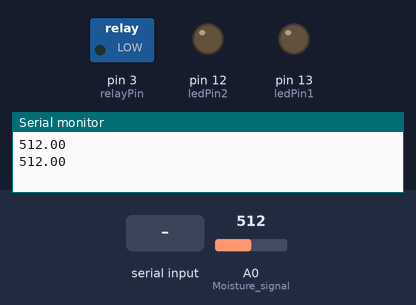
Simulated run of this sketch. Board: Arduino Uno, built with avr-gcc and run on an emulated ATmega328P. On the bench: switched loads named in the sketch (green lamp = pin HIGH), output pins drawn as LEDs (lit = HIGH), the last lines printed to the serial monitor. The test bench sets the inputs (shaded band); at power-on: A0 (Moisture_signal) = 512.

Above: at 1.2 s.
1.3 s: "pompeOn\n" received over Serial
At 3.0 s:
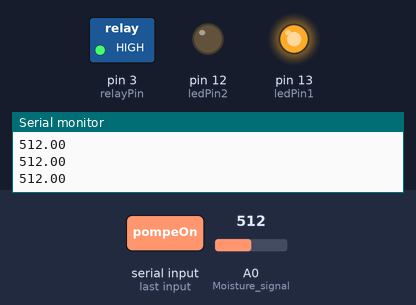
3.5 s: "brumOn\n" received over Serial
At 4.6 s:
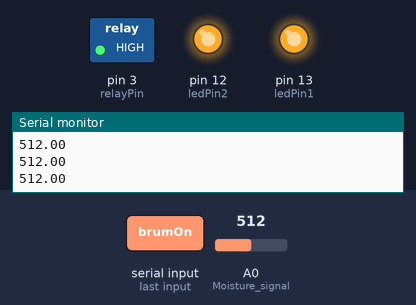
5.5 s: "pompeOff\n" received over Serial
At 7.2 s:
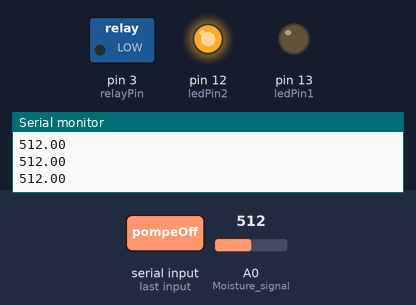
7.5 s: "brumOff\n" received over Serial
At 9.0 s:
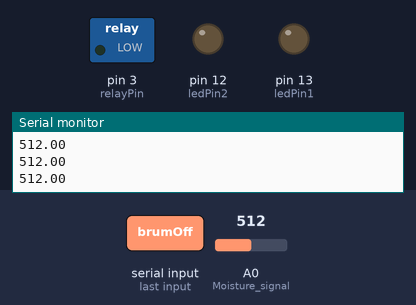
Timing chart, 0 to 10.5 s (numbered marks = the images above; inputs shaded):
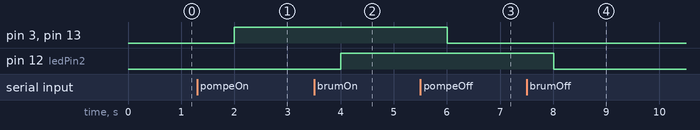

The sketch:

ArduinoPrgm.ino
```cpp
const int ledPin1 = 13; //LED pompe
const int ledPin2 = 12; //LED brumisation
const int relayPin = 3;
int Moisture_signal =A0;
String command;
void setup() {
  pinMode(ledPin1,OUTPUT);
  pinMode(ledPin2,OUTPUT);
  pinMode(relayPin,OUTPUT);
  Serial.begin(9600);}

void loop(){
  float Moisture = analogRead(Moisture_signal);
  Serial.println(Moisture);
  if ( Serial.available()){
    command = Serial.readStringUntil('\n');
    command.trim();
    if(command.equals("pompeOn")){
      digitalWrite(ledPin1,HIGH);
      digitalWrite(relayPin,HIGH);
      }
    if(command.equals("pompeOff")){
      digitalWrite(ledPin1,LOW);
      digitalWrite(relayPin,LOW);
      }
    if(command.equals("brumOn")){
      digitalWrite(ledPin2,HIGH);
      }
    if(command.equals("brumOff")){
      digitalWrite(ledPin2,LOW);
      }
    }
  delay(1000);
    }
```

Measured:
- after the input at 1.3 s, pin 3 (relayPin), pin 13 (ledPin1): LOW → HIGH after 0.70 s
- after the input at 3.5 s, pin 12 (ledPin2): LOW → HIGH after 0.50 s
- after the input at 5.5 s, pin 3 (relayPin), pin 13 (ledPin1): HIGH → LOW after 0.51 s
- after the input at 7.5 s, pin 12 (ledPin2): HIGH → LOW after 0.51 s
